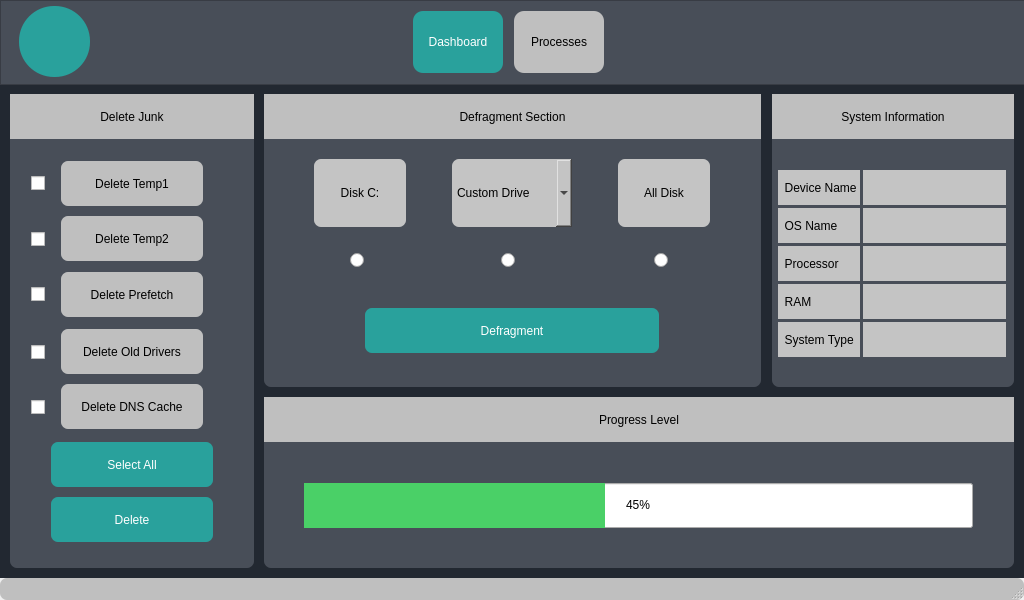
<?xml version="1.0" encoding="UTF-8"?>
<ui version="4.0">
 <class>MainWindow</class>
 <widget class="QMainWindow" name="MainWindow">
  <property name="geometry">
   <rect>
    <x>0</x>
    <y>0</y>
    <width>1024</width>
    <height>600</height>
   </rect>
  </property>
  <property name="windowTitle">
   <string>MainWindow</string>
  </property>
  <widget class="QWidget" name="centralwidget">
   <widget class="QGraphicsView" name="header">
    <property name="geometry">
     <rect>
      <x>0</x>
      <y>0</y>
      <width>2000</width>
      <height>85</height>
     </rect>
    </property>
    <property name="styleSheet">
     <string notr="true">QGraphicsView
{
	background: #484E58;
}</string>
    </property>
   </widget>
   <widget class="QLabel" name="logo">
    <property name="geometry">
     <rect>
      <x>30</x>
      <y>17</y>
      <width>50</width>
      <height>50</height>
     </rect>
    </property>
    <property name="text">
     <string/>
    </property>
    <property name="pixmap">
     <pixmap>../images/Maintainance Icon White.png</pixmap>
    </property>
    <property name="scaledContents">
     <bool>true</bool>
    </property>
   </widget>
   <widget class="QLabel" name="logo_bg">
    <property name="geometry">
     <rect>
      <x>19</x>
      <y>6</y>
      <width>71</width>
      <height>71</height>
     </rect>
    </property>
    <property name="styleSheet">
     <string notr="true">QLabel
{
background: #29A19C;
border-radius: 35px;
}</string>
    </property>
    <property name="text">
     <string/>
    </property>
   </widget>
   <widget class="QStackedWidget" name="stackedWidget">
    <property name="geometry">
     <rect>
      <x>0</x>
      <y>0</y>
      <width>2000</width>
      <height>1000</height>
     </rect>
    </property>
    <property name="styleSheet">
     <string notr="true">QStackedWidget
{
background: #222831;
}
</string>
    </property>
    <widget class="QWidget" name="page_1">
     <widget class="QLabel" name="delete_junk">
      <property name="geometry">
       <rect>
        <x>10</x>
        <y>94</y>
        <width>244</width>
        <height>45</height>
       </rect>
      </property>
      <property name="styleSheet">
       <string notr="true">QLabel
{
background: #BFBFBF;
color: black;
}</string>
      </property>
      <property name="text">
       <string>Delete Junk</string>
      </property>
      <property name="alignment">
       <set>Qt::AlignCenter</set>
      </property>
     </widget>
     <widget class="QGraphicsView" name="junk_bg">
      <property name="geometry">
       <rect>
        <x>10</x>
        <y>94</y>
        <width>244</width>
        <height>474</height>
       </rect>
      </property>
      <property name="styleSheet">
       <string notr="true">QGraphicsView
{
background: #484E58;
border-radius: 7px;
}</string>
      </property>
     </widget>
     <widget class="QCheckBox" name="check_1">
      <property name="geometry">
       <rect>
        <x>31</x>
        <y>173</y>
        <width>20</width>
        <height>20</height>
       </rect>
      </property>
      <property name="styleSheet">
       <string notr="true">QCheckBox
{
background: none;
border-radius: 7px;
color: black;
}</string>
      </property>
      <property name="text">
       <string/>
      </property>
     </widget>
     <widget class="QPushButton" name="delete_1">
      <property name="geometry">
       <rect>
        <x>61</x>
        <y>161</y>
        <width>142</width>
        <height>45</height>
       </rect>
      </property>
      <property name="styleSheet">
       <string notr="true">QPushButton
{
background: #BFBFBF;
border-radius: 7px;
coloor: black;
}</string>
      </property>
      <property name="text">
       <string>Delete Temp1</string>
      </property>
     </widget>
     <widget class="QCheckBox" name="check_2">
      <property name="geometry">
       <rect>
        <x>31</x>
        <y>229</y>
        <width>20</width>
        <height>20</height>
       </rect>
      </property>
      <property name="styleSheet">
       <string notr="true">QCheckBox
{
background: none;
border-radius: 7px;
color: black;
}</string>
      </property>
      <property name="text">
       <string/>
      </property>
     </widget>
     <widget class="QPushButton" name="delete_2">
      <property name="geometry">
       <rect>
        <x>61</x>
        <y>216</y>
        <width>142</width>
        <height>45</height>
       </rect>
      </property>
      <property name="styleSheet">
       <string notr="true">QPushButton
{
background: #BFBFBF;
border-radius: 7px;
coloor: black;
}</string>
      </property>
      <property name="text">
       <string>Delete Temp2</string>
      </property>
     </widget>
     <widget class="QCheckBox" name="check_3">
      <property name="geometry">
       <rect>
        <x>31</x>
        <y>284</y>
        <width>20</width>
        <height>20</height>
       </rect>
      </property>
      <property name="styleSheet">
       <string notr="true">QCheckBox
{
background: none;
border-radius: 7px;
color: black;
}</string>
      </property>
      <property name="text">
       <string/>
      </property>
     </widget>
     <widget class="QPushButton" name="delete_3">
      <property name="geometry">
       <rect>
        <x>61</x>
        <y>272</y>
        <width>142</width>
        <height>45</height>
       </rect>
      </property>
      <property name="styleSheet">
       <string notr="true">QPushButton
{
background: #BFBFBF;
border-radius: 7px;
coloor: black;
}</string>
      </property>
      <property name="text">
       <string>Delete Prefetch</string>
      </property>
     </widget>
     <widget class="QPushButton" name="delete_4">
      <property name="geometry">
       <rect>
        <x>61</x>
        <y>329</y>
        <width>142</width>
        <height>45</height>
       </rect>
      </property>
      <property name="styleSheet">
       <string notr="true">QPushButton
{
background: #BFBFBF;
border-radius: 7px;
coloor: black;
}</string>
      </property>
      <property name="text">
       <string>Delete Old Drivers</string>
      </property>
     </widget>
     <widget class="QCheckBox" name="check_4">
      <property name="geometry">
       <rect>
        <x>31</x>
        <y>342</y>
        <width>20</width>
        <height>20</height>
       </rect>
      </property>
      <property name="styleSheet">
       <string notr="true">QCheckBox
{
background: none;
border-radius: 7px;
color: black;
}</string>
      </property>
      <property name="text">
       <string/>
      </property>
     </widget>
     <widget class="QPushButton" name="delete_5">
      <property name="geometry">
       <rect>
        <x>61</x>
        <y>384</y>
        <width>142</width>
        <height>45</height>
       </rect>
      </property>
      <property name="styleSheet">
       <string notr="true">QPushButton
{
background: #BFBFBF;
border-radius: 7px;
coloor: black;
}</string>
      </property>
      <property name="text">
       <string>Delete DNS Cache</string>
      </property>
     </widget>
     <widget class="QCheckBox" name="check_5">
      <property name="geometry">
       <rect>
        <x>31</x>
        <y>397</y>
        <width>20</width>
        <height>20</height>
       </rect>
      </property>
      <property name="styleSheet">
       <string notr="true">QCheckBox
{
background: none;
border-radius: 7px;
color: black;
}</string>
      </property>
      <property name="text">
       <string/>
      </property>
     </widget>
     <widget class="QPushButton" name="select_all">
      <property name="geometry">
       <rect>
        <x>51</x>
        <y>442</y>
        <width>162</width>
        <height>45</height>
       </rect>
      </property>
      <property name="styleSheet">
       <string notr="true">QPushButton
{
background: #29A19C;
border-radius: 7px;
color: white;
}</string>
      </property>
      <property name="text">
       <string>Select All</string>
      </property>
     </widget>
     <widget class="QPushButton" name="delete_selected">
      <property name="geometry">
       <rect>
        <x>51</x>
        <y>497</y>
        <width>162</width>
        <height>45</height>
       </rect>
      </property>
      <property name="styleSheet">
       <string notr="true">QPushButton
{
background: #29A19C;
border-radius: 7px;
color: white;
}</string>
      </property>
      <property name="text">
       <string>Delete</string>
      </property>
     </widget>
     <widget class="QLabel" name="defrag_section">
      <property name="geometry">
       <rect>
        <x>264</x>
        <y>94</y>
        <width>497</width>
        <height>45</height>
       </rect>
      </property>
      <property name="styleSheet">
       <string notr="true">QLabel
{
background: #BFBFBF;
color: black;
}</string>
      </property>
      <property name="text">
       <string>Defragment Section</string>
      </property>
      <property name="alignment">
       <set>Qt::AlignCenter</set>
      </property>
     </widget>
     <widget class="QGraphicsView" name="defrag_bg">
      <property name="geometry">
       <rect>
        <x>264</x>
        <y>94</y>
        <width>497</width>
        <height>293</height>
       </rect>
      </property>
      <property name="styleSheet">
       <string notr="true">QGraphicsView
{
background: #484E58;
border-radius: 7px;
color: black;
}</string>
      </property>
     </widget>
     <widget class="QPushButton" name="disk_1">
      <property name="geometry">
       <rect>
        <x>314</x>
        <y>159</y>
        <width>92</width>
        <height>68</height>
       </rect>
      </property>
      <property name="styleSheet">
       <string notr="true">QPushButton
{
background: #C4C4C4;
border-radius: 7px;
color: black;
}</string>
      </property>
      <property name="text">
       <string>Disk C:</string>
      </property>
     </widget>
     <widget class="QRadioButton" name="radio_1">
      <property name="geometry">
       <rect>
        <x>350</x>
        <y>249</y>
        <width>21</width>
        <height>23</height>
       </rect>
      </property>
      <property name="text">
       <string/>
      </property>
     </widget>
     <widget class="QRadioButton" name="radio_2">
      <property name="geometry">
       <rect>
        <x>501</x>
        <y>249</y>
        <width>21</width>
        <height>23</height>
       </rect>
      </property>
      <property name="text">
       <string/>
      </property>
     </widget>
     <widget class="QRadioButton" name="radio_3">
      <property name="geometry">
       <rect>
        <x>654</x>
        <y>249</y>
        <width>21</width>
        <height>23</height>
       </rect>
      </property>
      <property name="text">
       <string/>
      </property>
     </widget>
     <widget class="QPushButton" name="disk_3">
      <property name="geometry">
       <rect>
        <x>618</x>
        <y>159</y>
        <width>92</width>
        <height>68</height>
       </rect>
      </property>
      <property name="styleSheet">
       <string notr="true">QPushButton
{
background: #C4C4C4;
border-radius: 7px;
color: black;
}</string>
      </property>
      <property name="text">
       <string>All Disk</string>
      </property>
     </widget>
     <widget class="QComboBox" name="disk_2_combo">
      <property name="geometry">
       <rect>
        <x>452</x>
        <y>159</y>
        <width>120</width>
        <height>68</height>
       </rect>
      </property>
      <property name="styleSheet">
       <string notr="true">QComboBox
{
background: #C4C4C4;
border-radius: 7px;
color: black;
}</string>
      </property>
      <item>
       <property name="text">
        <string>Custom Drive</string>
       </property>
      </item>
     </widget>
     <widget class="QPushButton" name="defrag">
      <property name="geometry">
       <rect>
        <x>365</x>
        <y>308</y>
        <width>294</width>
        <height>45</height>
       </rect>
      </property>
      <property name="styleSheet">
       <string notr="true">QPushButton
{
background: #29A19C;
border-radius: 7px;
color: white;
}</string>
      </property>
      <property name="text">
       <string>Defragment</string>
      </property>
     </widget>
     <widget class="QLabel" name="status_bar">
      <property name="geometry">
       <rect>
        <x>264</x>
        <y>397</y>
        <width>750</width>
        <height>45</height>
       </rect>
      </property>
      <property name="styleSheet">
       <string notr="true">QLabel
{
background: #BFBFBF;
color: black;
}</string>
      </property>
      <property name="text">
       <string>Progress Level</string>
      </property>
      <property name="alignment">
       <set>Qt::AlignCenter</set>
      </property>
     </widget>
     <widget class="QGraphicsView" name="status_bg">
      <property name="geometry">
       <rect>
        <x>264</x>
        <y>397</y>
        <width>750</width>
        <height>171</height>
       </rect>
      </property>
      <property name="styleSheet">
       <string notr="true">QGraphicsView
{
background: #484E58;
border-radius: 7px;
}</string>
      </property>
     </widget>
     <widget class="QProgressBar" name="progressBar">
      <property name="geometry">
       <rect>
        <x>304</x>
        <y>483</y>
        <width>669</width>
        <height>45</height>
       </rect>
      </property>
      <property name="styleSheet">
       <string notr="true">QProgressBar::chunk:horizontal {
background-color: #4AD067;
}
</string>
      </property>
      <property name="value">
       <number>45</number>
      </property>
      <property name="alignment">
       <set>Qt::AlignCenter</set>
      </property>
     </widget>
     <widget class="QLabel" name="sys_info">
      <property name="geometry">
       <rect>
        <x>772</x>
        <y>94</y>
        <width>242</width>
        <height>45</height>
       </rect>
      </property>
      <property name="styleSheet">
       <string notr="true">QLabel
{
background: #BFBFBF;
color: black;
}</string>
      </property>
      <property name="text">
       <string>System Information</string>
      </property>
      <property name="alignment">
       <set>Qt::AlignCenter</set>
      </property>
     </widget>
     <widget class="QGraphicsView" name="sys_bg">
      <property name="geometry">
       <rect>
        <x>772</x>
        <y>94</y>
        <width>242</width>
        <height>293</height>
       </rect>
      </property>
      <property name="styleSheet">
       <string notr="true">QGraphicsView
{
background: #484E58;
border-radius: 7px;
}</string>
      </property>
     </widget>
     <widget class="QLabel" name="sys_name_1">
      <property name="geometry">
       <rect>
        <x>778</x>
        <y>170</y>
        <width>82</width>
        <height>35</height>
       </rect>
      </property>
      <property name="font">
       <font>
        <pointsize>9</pointsize>
       </font>
      </property>
      <property name="styleSheet">
       <string notr="true">QLabel
{
background: #C4C4C4;
color: black;
}</string>
      </property>
      <property name="text">
       <string>  Device Name</string>
      </property>
     </widget>
     <widget class="QLabel" name="sys_detail_1">
      <property name="geometry">
       <rect>
        <x>863</x>
        <y>170</y>
        <width>143</width>
        <height>35</height>
       </rect>
      </property>
      <property name="font">
       <font>
        <pointsize>9</pointsize>
       </font>
      </property>
      <property name="styleSheet">
       <string notr="true">QLabel
{
background: #C4C4C4;
color: black;
}</string>
      </property>
      <property name="text">
       <string/>
      </property>
     </widget>
     <widget class="QLabel" name="sys_name_2">
      <property name="geometry">
       <rect>
        <x>778</x>
        <y>208</y>
        <width>82</width>
        <height>35</height>
       </rect>
      </property>
      <property name="font">
       <font>
        <pointsize>9</pointsize>
       </font>
      </property>
      <property name="styleSheet">
       <string notr="true">QLabel
{
background: #C4C4C4;
color: black;
}</string>
      </property>
      <property name="text">
       <string>  OS Name</string>
      </property>
     </widget>
     <widget class="QLabel" name="sys_detail_2">
      <property name="geometry">
       <rect>
        <x>863</x>
        <y>208</y>
        <width>143</width>
        <height>35</height>
       </rect>
      </property>
      <property name="font">
       <font>
        <pointsize>9</pointsize>
       </font>
      </property>
      <property name="styleSheet">
       <string notr="true">QLabel
{
background: #C4C4C4;
color: black;
}</string>
      </property>
      <property name="text">
       <string/>
      </property>
     </widget>
     <widget class="QLabel" name="sys_name_3">
      <property name="geometry">
       <rect>
        <x>778</x>
        <y>246</y>
        <width>82</width>
        <height>35</height>
       </rect>
      </property>
      <property name="font">
       <font>
        <pointsize>9</pointsize>
       </font>
      </property>
      <property name="styleSheet">
       <string notr="true">QLabel
{
background: #C4C4C4;
color: black;
}</string>
      </property>
      <property name="text">
       <string>  Processor</string>
      </property>
     </widget>
     <widget class="QLabel" name="sys_detail_3">
      <property name="geometry">
       <rect>
        <x>863</x>
        <y>246</y>
        <width>143</width>
        <height>35</height>
       </rect>
      </property>
      <property name="font">
       <font>
        <pointsize>9</pointsize>
       </font>
      </property>
      <property name="styleSheet">
       <string notr="true">QLabel
{
background: #C4C4C4;
color: black;
}</string>
      </property>
      <property name="text">
       <string/>
      </property>
     </widget>
     <widget class="QLabel" name="sys_detail_4">
      <property name="geometry">
       <rect>
        <x>863</x>
        <y>284</y>
        <width>143</width>
        <height>35</height>
       </rect>
      </property>
      <property name="font">
       <font>
        <pointsize>9</pointsize>
       </font>
      </property>
      <property name="styleSheet">
       <string notr="true">QLabel
{
background: #C4C4C4;
color: black;
}</string>
      </property>
      <property name="text">
       <string/>
      </property>
     </widget>
     <widget class="QLabel" name="sys_name_4">
      <property name="geometry">
       <rect>
        <x>778</x>
        <y>284</y>
        <width>82</width>
        <height>35</height>
       </rect>
      </property>
      <property name="font">
       <font>
        <pointsize>9</pointsize>
       </font>
      </property>
      <property name="styleSheet">
       <string notr="true">QLabel
{
background: #C4C4C4;
color: black;
}</string>
      </property>
      <property name="text">
       <string>  RAM</string>
      </property>
     </widget>
     <widget class="QLabel" name="sys_detail_5">
      <property name="geometry">
       <rect>
        <x>863</x>
        <y>322</y>
        <width>143</width>
        <height>35</height>
       </rect>
      </property>
      <property name="font">
       <font>
        <pointsize>9</pointsize>
       </font>
      </property>
      <property name="styleSheet">
       <string notr="true">QLabel
{
background: #C4C4C4;
color: black;
}</string>
      </property>
      <property name="text">
       <string/>
      </property>
     </widget>
     <widget class="QLabel" name="sys_name_5">
      <property name="geometry">
       <rect>
        <x>778</x>
        <y>322</y>
        <width>82</width>
        <height>35</height>
       </rect>
      </property>
      <property name="font">
       <font>
        <pointsize>9</pointsize>
       </font>
      </property>
      <property name="styleSheet">
       <string notr="true">QLabel
{
background: #C4C4C4;
color: black;
}</string>
      </property>
      <property name="text">
       <string>  System Type</string>
      </property>
     </widget>
     <zorder>junk_bg</zorder>
     <zorder>sys_bg</zorder>
     <zorder>status_bg</zorder>
     <zorder>defrag_bg</zorder>
     <zorder>delete_junk</zorder>
     <zorder>check_1</zorder>
     <zorder>delete_1</zorder>
     <zorder>check_2</zorder>
     <zorder>delete_2</zorder>
     <zorder>check_3</zorder>
     <zorder>delete_3</zorder>
     <zorder>delete_4</zorder>
     <zorder>check_4</zorder>
     <zorder>delete_5</zorder>
     <zorder>check_5</zorder>
     <zorder>select_all</zorder>
     <zorder>delete_selected</zorder>
     <zorder>defrag_section</zorder>
     <zorder>disk_1</zorder>
     <zorder>radio_1</zorder>
     <zorder>radio_2</zorder>
     <zorder>radio_3</zorder>
     <zorder>disk_3</zorder>
     <zorder>disk_2_combo</zorder>
     <zorder>defrag</zorder>
     <zorder>status_bar</zorder>
     <zorder>progressBar</zorder>
     <zorder>sys_info</zorder>
     <zorder>sys_name_1</zorder>
     <zorder>sys_detail_1</zorder>
     <zorder>sys_name_2</zorder>
     <zorder>sys_detail_2</zorder>
     <zorder>sys_name_3</zorder>
     <zorder>sys_detail_3</zorder>
     <zorder>sys_detail_4</zorder>
     <zorder>sys_name_4</zorder>
     <zorder>sys_detail_5</zorder>
     <zorder>sys_name_5</zorder>
    </widget>
    <widget class="QWidget" name="page_2">
     <widget class="QTableWidget" name="tableWidget">
      <property name="geometry">
       <rect>
        <x>10</x>
        <y>95</y>
        <width>1004</width>
        <height>411</height>
       </rect>
      </property>
      <property name="styleSheet">
       <string notr="true">QTableWidget
{
backgroud-color: #BFBFBF;
color:black;
border:1px solid #242424;
alternate-background-color:#EBEBEB;
gridline-color:#222831
}

QHeaderView::section{
text-align:center;
background:#BFBFBF;
padding:3px;
margin:0px;
color:#black;
border:1px solid #222831;
border-left-width:0;
}

QScrollBar::handle:vertical{
background:#BFBFBF;
}
 </string>
      </property>
      <property name="alternatingRowColors">
       <bool>true</bool>
      </property>
      <property name="selectionMode">
       <enum>QAbstractItemView::SingleSelection</enum>
      </property>
      <property name="selectionBehavior">
       <enum>QAbstractItemView::SelectRows</enum>
      </property>
      <attribute name="horizontalHeaderMinimumSectionSize">
       <number>200</number>
      </attribute>
      <attribute name="horizontalHeaderDefaultSectionSize">
       <number>200</number>
      </attribute>
      <attribute name="horizontalHeaderShowSortIndicator" stdset="0">
       <bool>true</bool>
      </attribute>
      <attribute name="horizontalHeaderStretchLastSection">
       <bool>true</bool>
      </attribute>
      <attribute name="verticalHeaderVisible">
       <bool>false</bool>
      </attribute>
      <attribute name="verticalHeaderMinimumSectionSize">
       <number>35</number>
      </attribute>
      <attribute name="verticalHeaderDefaultSectionSize">
       <number>35</number>
      </attribute>
      <row>
       <property name="text">
        <string>New Row</string>
       </property>
      </row>
      <row>
       <property name="text">
        <string>New Row</string>
       </property>
      </row>
      <row>
       <property name="text">
        <string>New Row</string>
       </property>
      </row>
      <row>
       <property name="text">
        <string>New Row</string>
       </property>
      </row>
      <row>
       <property name="text">
        <string>New Row</string>
       </property>
      </row>
      <row>
       <property name="text">
        <string>New Row</string>
       </property>
      </row>
      <row>
       <property name="text">
        <string>New Row</string>
       </property>
      </row>
      <row>
       <property name="text">
        <string>New Row</string>
       </property>
      </row>
      <row>
       <property name="text">
        <string>New Row</string>
       </property>
      </row>
      <row>
       <property name="text">
        <string>New Row</string>
       </property>
      </row>
      <row>
       <property name="text">
        <string>New Row</string>
       </property>
      </row>
      <row>
       <property name="text">
        <string>New Row</string>
       </property>
      </row>
      <row>
       <property name="text">
        <string>New Row</string>
       </property>
      </row>
      <row>
       <property name="text">
        <string>New Row</string>
       </property>
      </row>
      <row>
       <property name="text">
        <string>New Row</string>
       </property>
      </row>
      <row>
       <property name="text">
        <string>New Row</string>
       </property>
      </row>
      <row>
       <property name="text">
        <string>New Row</string>
       </property>
      </row>
      <row>
       <property name="text">
        <string>New Row</string>
       </property>
      </row>
      <row>
       <property name="text">
        <string>New Row</string>
       </property>
      </row>
      <row>
       <property name="text">
        <string>New Row</string>
       </property>
      </row>
      <row>
       <property name="text">
        <string>New Row</string>
       </property>
      </row>
      <row>
       <property name="text">
        <string>New Row</string>
       </property>
      </row>
      <row>
       <property name="text">
        <string>New Row</string>
       </property>
      </row>
      <column>
       <property name="text">
        <string>Process Name</string>
       </property>
      </column>
      <column>
       <property name="text">
        <string>PID</string>
       </property>
      </column>
      <column>
       <property name="text">
        <string>Memory</string>
       </property>
      </column>
      <column>
       <property name="text">
        <string>Process Title</string>
       </property>
      </column>
     </widget>
     <widget class="QGraphicsView" name="graphicsView_3">
      <property name="geometry">
       <rect>
        <x>10</x>
        <y>95</y>
        <width>1004</width>
        <height>473</height>
       </rect>
      </property>
      <property name="styleSheet">
       <string notr="true">QGraphicsView
{
background: #484E58;
border-radius: 7px;
}</string>
      </property>
     </widget>
     <widget class="QPushButton" name="refresh_btn">
      <property name="geometry">
       <rect>
        <x>61</x>
        <y>521</y>
        <width>142</width>
        <height>30</height>
       </rect>
      </property>
      <property name="styleSheet">
       <string notr="true">QPushButton
{
background: #29A19C;
border-radius: 7px;
color: white;
}</string>
      </property>
      <property name="text">
       <string>Refresh</string>
      </property>
     </widget>
     <widget class="QPushButton" name="end_process">
      <property name="geometry">
       <rect>
        <x>821</x>
        <y>521</y>
        <width>142</width>
        <height>30</height>
       </rect>
      </property>
      <property name="styleSheet">
       <string notr="true">QPushButton
{
background: #29A19C;
border-radius: 7px;
color: white;
}</string>
      </property>
      <property name="text">
       <string>End Process</string>
      </property>
     </widget>
     <zorder>graphicsView_3</zorder>
     <zorder>tableWidget</zorder>
     <zorder>refresh_btn</zorder>
     <zorder>end_process</zorder>
    </widget>
    <widget class="QWidget" name="page_3">
     <property name="maximumSize">
      <size>
       <width>2000</width>
       <height>16777215</height>
      </size>
     </property>
     <widget class="QLabel" name="reset_pw_label">
      <property name="geometry">
       <rect>
        <x>10</x>
        <y>95</y>
        <width>1004</width>
        <height>33</height>
       </rect>
      </property>
      <property name="styleSheet">
       <string notr="true">QLabel
{
background: #BFBFBF;
color: black;
}</string>
      </property>
      <property name="text">
       <string>Reset Password</string>
      </property>
      <property name="alignment">
       <set>Qt::AlignCenter</set>
      </property>
     </widget>
     <widget class="QGraphicsView" name="reset_pw_bg">
      <property name="geometry">
       <rect>
        <x>10</x>
        <y>95</y>
        <width>1004</width>
        <height>473</height>
       </rect>
      </property>
      <property name="styleSheet">
       <string notr="true">QGraphicsView
{
background: #484E58;
border-radius: 7px;
}</string>
      </property>
     </widget>
     <widget class="QLabel" name="current_label">
      <property name="geometry">
       <rect>
        <x>227</x>
        <y>246</y>
        <width>125</width>
        <height>15</height>
       </rect>
      </property>
      <property name="styleSheet">
       <string notr="true">QLabel
{
color: white;
}</string>
      </property>
      <property name="text">
       <string>Current Password:</string>
      </property>
     </widget>
     <widget class="QLabel" name="new_label">
      <property name="geometry">
       <rect>
        <x>227</x>
        <y>283</y>
        <width>125</width>
        <height>15</height>
       </rect>
      </property>
      <property name="styleSheet">
       <string notr="true">QLabel
{
color: white;
}</string>
      </property>
      <property name="text">
       <string>New Password:</string>
      </property>
     </widget>
     <widget class="QLineEdit" name="current_pw">
      <property name="geometry">
       <rect>
        <x>365</x>
        <y>236</y>
        <width>294</width>
        <height>33</height>
       </rect>
      </property>
      <property name="echoMode">
       <enum>QLineEdit::Password</enum>
      </property>
     </widget>
     <widget class="QLineEdit" name="new_pw">
      <property name="geometry">
       <rect>
        <x>365</x>
        <y>278</y>
        <width>294</width>
        <height>33</height>
       </rect>
      </property>
      <property name="echoMode">
       <enum>QLineEdit::Password</enum>
      </property>
     </widget>
     <widget class="QPushButton" name="update_pw">
      <property name="geometry">
       <rect>
        <x>416</x>
        <y>357</y>
        <width>192</width>
        <height>39</height>
       </rect>
      </property>
      <property name="styleSheet">
       <string notr="true">QPushButton
{
background: #29A19C;
border-radius: 7px;
color: white;
}</string>
      </property>
      <property name="text">
       <string>Update Password</string>
      </property>
     </widget>
     <widget class="QLabel" name="description">
      <property name="geometry">
       <rect>
        <x>10</x>
        <y>521</y>
        <width>1004</width>
        <height>46</height>
       </rect>
      </property>
      <property name="styleSheet">
       <string notr="true">QLabel
{
background: #BFBFBF;
color:#454545;
  border-bottom-left-radius: 7px;
  border-bottom-right-radius: 7px;

}</string>
      </property>
      <property name="text">
       <string>Application developed by: Giver Khadka, Suraj Kumal, Nirajan Bhattarai and Manish Sheewakoti </string>
      </property>
      <property name="alignment">
       <set>Qt::AlignCenter</set>
      </property>
     </widget>
     <zorder>reset_pw_bg</zorder>
     <zorder>reset_pw_label</zorder>
     <zorder>current_label</zorder>
     <zorder>new_label</zorder>
     <zorder>current_pw</zorder>
     <zorder>new_pw</zorder>
     <zorder>update_pw</zorder>
     <zorder>description</zorder>
    </widget>
   </widget>
   <widget class="QPushButton" name="dashboard_btn">
    <property name="geometry">
     <rect>
      <x>413</x>
      <y>11</y>
      <width>90</width>
      <height>62</height>
     </rect>
    </property>
    <property name="styleSheet">
     <string notr="true">QPushButton
{
background: #29A19C;
border-radius: 10px;
color: white;
}</string>
    </property>
    <property name="text">
     <string>Dashboard</string>
    </property>
    <property name="checkable">
     <bool>false</bool>
    </property>
   </widget>
   <widget class="QPushButton" name="processes_btn">
    <property name="geometry">
     <rect>
      <x>514</x>
      <y>11</y>
      <width>90</width>
      <height>62</height>
     </rect>
    </property>
    <property name="styleSheet">
     <string notr="true">QPushButton
{
background: #BFBFBF;
border-radius: 10px;
color: black;
}</string>
    </property>
    <property name="text">
     <string>Processes</string>
    </property>
   </widget>
   <zorder>stackedWidget</zorder>
   <zorder>header</zorder>
   <zorder>logo_bg</zorder>
   <zorder>logo</zorder>
   <zorder>dashboard_btn</zorder>
   <zorder>processes_btn</zorder>
  </widget>
  <widget class="QStatusBar" name="statusBar">
   <property name="styleSheet">
    <string notr="true">QStatusBar
{
background: #BFBFBF;
border-radius: 7px;
color: black;
}</string>
   </property>
  </widget>
 </widget>
 <resources/>
 <connections/>
</ui>
